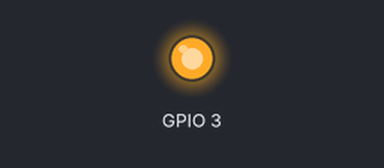
A program run on a simulated Raspberry Pi (BCM pin numbers), started with the arguments 3 True 3. Parts: output pins drawn as LEDs (lit = HIGH). What the program prints to the terminal is not drawn. At 3.0 s the program stops and its outputs stay as they are.

Above: at 0.1 s.
At 3.1 s:
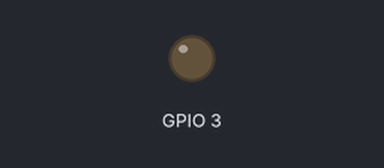
Timing chart, 0 to 4.5 s (numbered marks = the images above):
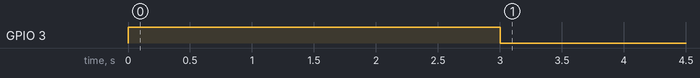

Measured:
- by itself, GPIO 3: LOW → HIGH at 0.00 s, → LOW 3.0 s later

The program:

GPIO_Controller.py
```python
from gpiozero import LED
import time
import sys

"""
    注意:
        gpiozero库默认引脚类型为BCM

    argv 1: BCM型号引脚
    argv 2: 输入true/True,将引脚设置为高电平
    argv 3: 开启时间,每秒
"""
print("python gpio")
num = sys.argv[1]
boo = sys.argv[2]
time_seconds = int(sys.argv[3])
tt = LED(int(num))

if boo == "True" or boo == "true":
    boo = True      # 高电平
else:
    boo = False     # 低电平

def on_gpio(boo):
    if boo : tt.on()
    else: tt.off()
    print("运行中...")
    time.sleep(time_seconds)

    return True
on_gpio(boo)
print(num)
print(boo)
```
